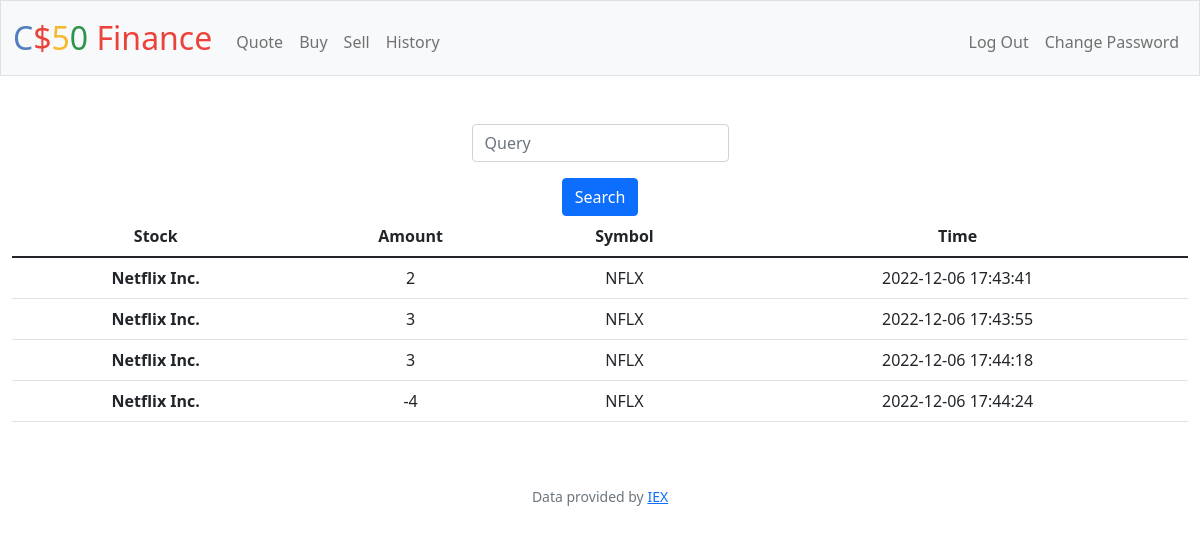
Screenshot of /history (signed in) with the database file from the repository.
### tables this page shows
CREATE TABLE history(id INTEGER PRIMARY KEY AUTOINCREMENT NOT NULL, name TEXT NOT NULL,user_id INTEGER, amount INTEGER, symbol TEXT, time TEXT, FOREIGN KEY(user_id) REFERENCES users(id));

### app.py (the view)
@app.route("/history")
@login_required
def history():
    everything = db.execute('SELECT * FROM history WHERE user_id=?', session['user_id'])
    return render_template('history.html', everything=everything)

### app.py (called while the page is built)
@app.after_request
def after_request(response):
    response.headers["Cache-Control"] = "no-cache, no-store, must-revalidate"
    response.headers["Expires"] = 0
    response.headers["Pragma"] = "no-cache"
    return response

### helpers.py (called while the page is built)
def login_required(f):
    @wraps(f)
    def decorated_function(*args, **kwargs):
        if session.get("user_id") is None:
            return redirect("/login")
        return f(*args, **kwargs)
    return decorated_function

### templates/history.html (shortened to what this page needs)
{% extends 'layout.html' %}
{% block main %}
    <form action="/history" method="post">
        <div class="mb-3">
            <input autocomplete="off" autofocus class="form-control mx-auto w-auto" id="query" name="query" placeholder="Query" type="text">
        </div>
        <button class="btn btn-primary" type="submit">Search</button>
    </form>
    <table class="table">
      <thead>
          <tr>
            <th scope="col">Stock</th>
            <th scope="col">Amount</th>
            <th scope="col">Symbol</th>
            <th scope="col">Time</th>
          </tr>
        </thead>
      <tbody>
        {% for something in everything %}
          <tr>
            <th scope="row">{{ something['name'] }}</th>
            <td>{{ something['amount'] }}</td>
            <td>{{ something['symbol'] }}</td>
            <td>{{ something['time'] }}</td>
          </tr>
        {% endfor %}
        </tbody>
  </table>
{% endblock %}

### static/styles.css (style rules this page uses)
th { text-align:center; }

### rows the page displays
history: name "Netflix Inc.", amount "2", symbol "NFLX", time "2022-12-06 17:43:41"
history: name "Netflix Inc.", amount "3", symbol "NFLX", time "2022-12-06 17:43:55"
history: name "Netflix Inc.", amount "3", symbol "NFLX", time "2022-12-06 17:44:18"
history: name "Netflix Inc.", amount "-4", symbol "NFLX", time "2022-12-06 17:44:24"
